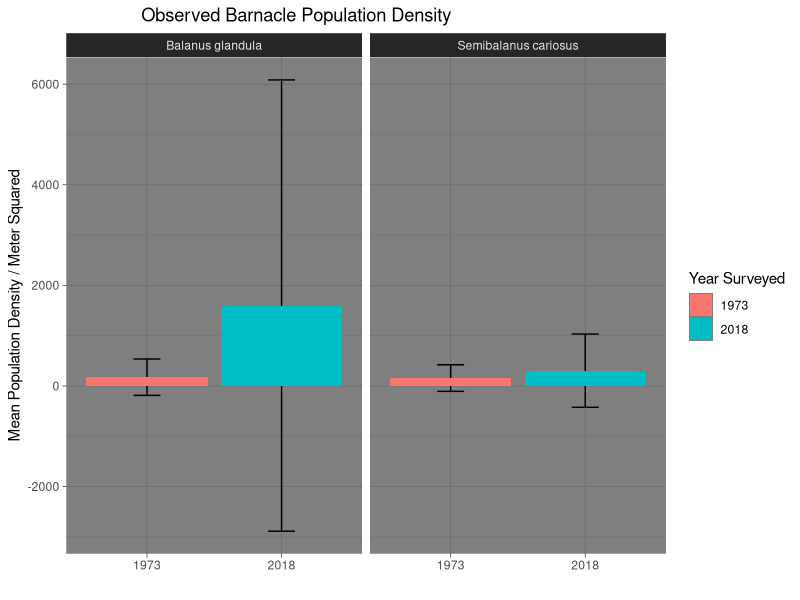

Recreate this plot in R.
library(dplyr)
library(tidyr)
library(colorspace)
read.csv("deadman_rawdata_8_05_21.csv")
surveys <- read.csv("deadman_rawdata_8_05_21.csv")

install.packages("tidyverse")
library(tidyverse)

## Barnacle data analysis ##

names(surveys)
surveys_barnacle <- surveys %>% select(Transect:Year_surveyed, Balanus_glandula, 
                                       Semibalanus_cariosus)
surveys_long_barnacle <- gather(data = surveys_barnacle, key = species, value = abundance, 
                                Balanus_glandula, Semibalanus_cariosus)

surveys_long_barnacle <- surveys_long_barnacle %>%
  mutate( density_m2 = abundance * 4)

surveys_summary_barnacle <- surveys_long_barnacle %>%
  mutate(Year_surveyed = as.character(Year_surveyed)) %>% 
  group_by(Year_surveyed, species) %>% 
  summarise(density_m2_mean = mean(density_m2), 
            density_m2_sd = sd(density_m2))

labels <- c(Balanus_glandula = "Balanus glandula", Semibalanus_cariosus = "Semibalanus cariosus")            

surveys_summary_barnacle %>%
  ggplot(aes(x = Year_surveyed, y = density_m2_mean, fill = Year_surveyed)) +
  geom_errorbar(aes(ymin = density_m2_mean - density_m2_sd, 
                    ymax = density_m2_mean + density_m2_sd, width = 0.2)) +
  geom_col() +
  labs(x = "", y = "Mean Population Density / Meter Squared", 
       title = "               Observed Barnacle Population Density") +
  scale_fill_discrete(name = "Year Surveyed") +
  theme_dark() +
  facet_wrap(~species, labeller = labeller(species = labels))
